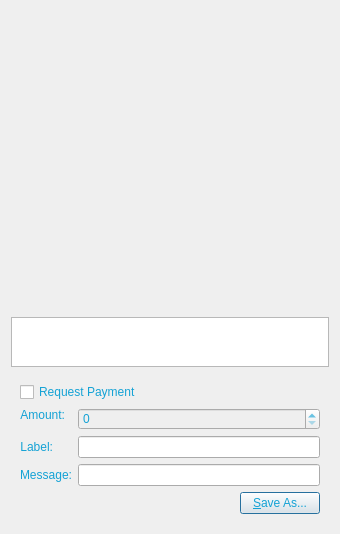
<?xml version="1.0" encoding="UTF-8"?>
<ui version="4.0">
 <class>QRCodeDialog</class>
 <widget class="QDialog" name="QRCodeDialog">
  <property name="geometry">
   <rect>
    <x>0</x>
    <y>0</y>
    <width>340</width>
    <height>530</height>
   </rect>
  </property>
  <property name="windowTitle">
   <string>QR Code Dialog</string>
  </property>
  <property name="styleSheet">
   <string notr="true">background-image: url(:/images/bg01);
color: rgb(20, 162, 213);</string>
  </property>
  <layout class="QVBoxLayout" name="verticalLayout_3">
   <item>
    <widget class="QLabel" name="lblQRCode">
     <property name="sizePolicy">
      <sizepolicy hsizetype="Expanding" vsizetype="Expanding">
       <horstretch>0</horstretch>
       <verstretch>0</verstretch>
      </sizepolicy>
     </property>
     <property name="minimumSize">
      <size>
       <width>300</width>
       <height>300</height>
      </size>
     </property>
     <property name="textFormat">
      <enum>Qt::PlainText</enum>
     </property>
     <property name="alignment">
      <set>Qt::AlignCenter</set>
     </property>
     <property name="wordWrap">
      <bool>true</bool>
     </property>
    </widget>
   </item>
   <item>
    <widget class="QPlainTextEdit" name="outUri">
     <property name="sizePolicy">
      <sizepolicy hsizetype="Expanding" vsizetype="Minimum">
       <horstretch>0</horstretch>
       <verstretch>0</verstretch>
      </sizepolicy>
     </property>
     <property name="minimumSize">
      <size>
       <width>0</width>
       <height>50</height>
      </size>
     </property>
     <property name="tabChangesFocus">
      <bool>true</bool>
     </property>
     <property name="textInteractionFlags">
      <set>Qt::TextSelectableByKeyboard|Qt::TextSelectableByMouse</set>
     </property>
    </widget>
   </item>
   <item>
    <widget class="QWidget" name="widget" native="true">
     <layout class="QVBoxLayout" name="verticalLayout_2">
      <item>
       <widget class="QCheckBox" name="chkReqPayment">
        <property name="enabled">
         <bool>true</bool>
        </property>
        <property name="text">
         <string>Request Payment</string>
        </property>
       </widget>
      </item>
      <item>
       <layout class="QFormLayout" name="formLayout">
        <property name="fieldGrowthPolicy">
         <enum>QFormLayout::AllNonFixedFieldsGrow</enum>
        </property>
        <item row="1" column="0">
         <widget class="QLabel" name="lblLabel">
          <property name="text">
           <string>Label:</string>
          </property>
          <property name="textFormat">
           <enum>Qt::PlainText</enum>
          </property>
          <property name="alignment">
           <set>Qt::AlignRight|Qt::AlignTrailing|Qt::AlignVCenter</set>
          </property>
          <property name="buddy">
           <cstring>lnLabel</cstring>
          </property>
         </widget>
        </item>
        <item row="1" column="1">
         <widget class="QLineEdit" name="lnLabel"/>
        </item>
        <item row="2" column="0">
         <widget class="QLabel" name="lblMessage">
          <property name="text">
           <string>Message:</string>
          </property>
          <property name="textFormat">
           <enum>Qt::PlainText</enum>
          </property>
          <property name="alignment">
           <set>Qt::AlignRight|Qt::AlignTrailing|Qt::AlignVCenter</set>
          </property>
          <property name="buddy">
           <cstring>lnMessage</cstring>
          </property>
         </widget>
        </item>
        <item row="2" column="1">
         <widget class="QLineEdit" name="lnMessage"/>
        </item>
        <item row="0" column="0">
         <widget class="QLabel" name="lblAmount">
          <property name="sizePolicy">
           <sizepolicy hsizetype="Preferred" vsizetype="Maximum">
            <horstretch>0</horstretch>
            <verstretch>0</verstretch>
           </sizepolicy>
          </property>
          <property name="text">
           <string>Amount:</string>
          </property>
          <property name="textFormat">
           <enum>Qt::PlainText</enum>
          </property>
          <property name="alignment">
           <set>Qt::AlignRight|Qt::AlignTrailing|Qt::AlignVCenter</set>
          </property>
          <property name="buddy">
           <cstring>lnReqAmount</cstring>
          </property>
         </widget>
        </item>
        <item row="0" column="1">
         <widget class="BitcoinAmountField" name="lnReqAmount">
          <property name="enabled">
           <bool>false</bool>
          </property>
          <property name="minimumSize">
           <size>
            <width>80</width>
            <height>0</height>
           </size>
          </property>
         </widget>
        </item>
       </layout>
      </item>
      <item>
       <layout class="QHBoxLayout" name="horizontalLayout">
        <item>
         <spacer name="horizontalSpacer">
          <property name="orientation">
           <enum>Qt::Horizontal</enum>
          </property>
          <property name="sizeHint" stdset="0">
           <size>
            <width>40</width>
            <height>20</height>
           </size>
          </property>
         </spacer>
        </item>
        <item>
         <widget class="QPushButton" name="btnSaveAs">
          <property name="text">
           <string>&amp;Save As...</string>
          </property>
         </widget>
        </item>
       </layout>
      </item>
     </layout>
    </widget>
   </item>
  </layout>
 </widget>
 <customwidgets>
  <customwidget>
   <class>BitcoinAmountField</class>
   <extends>QSpinBox</extends>
   <header>bitcoinamountfield.h</header>
   <container>1</container>
  </customwidget>
 </customwidgets>
 <resources/>
 <connections>
  <connection>
   <sender>chkReqPayment</sender>
   <signal>clicked(bool)</signal>
   <receiver>lnReqAmount</receiver>
   <slot>setEnabled(bool)</slot>
   <hints>
    <hint type="sourcelabel">
     <x>92</x>
     <y>285</y>
    </hint>
    <hint type="destinationlabel">
     <x>98</x>
     <y>311</y>
    </hint>
   </hints>
  </connection>
 </connections>
</ui>
